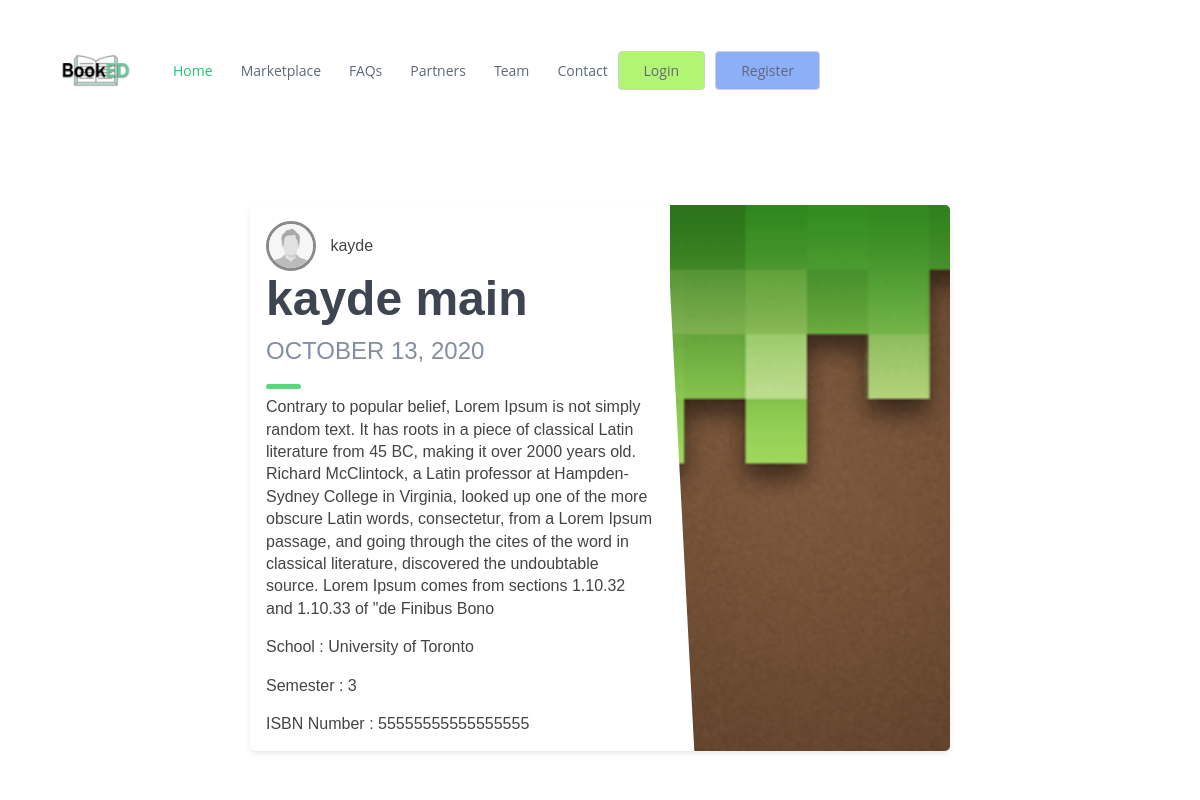
The page /post/13/ on the database as committed earlier.
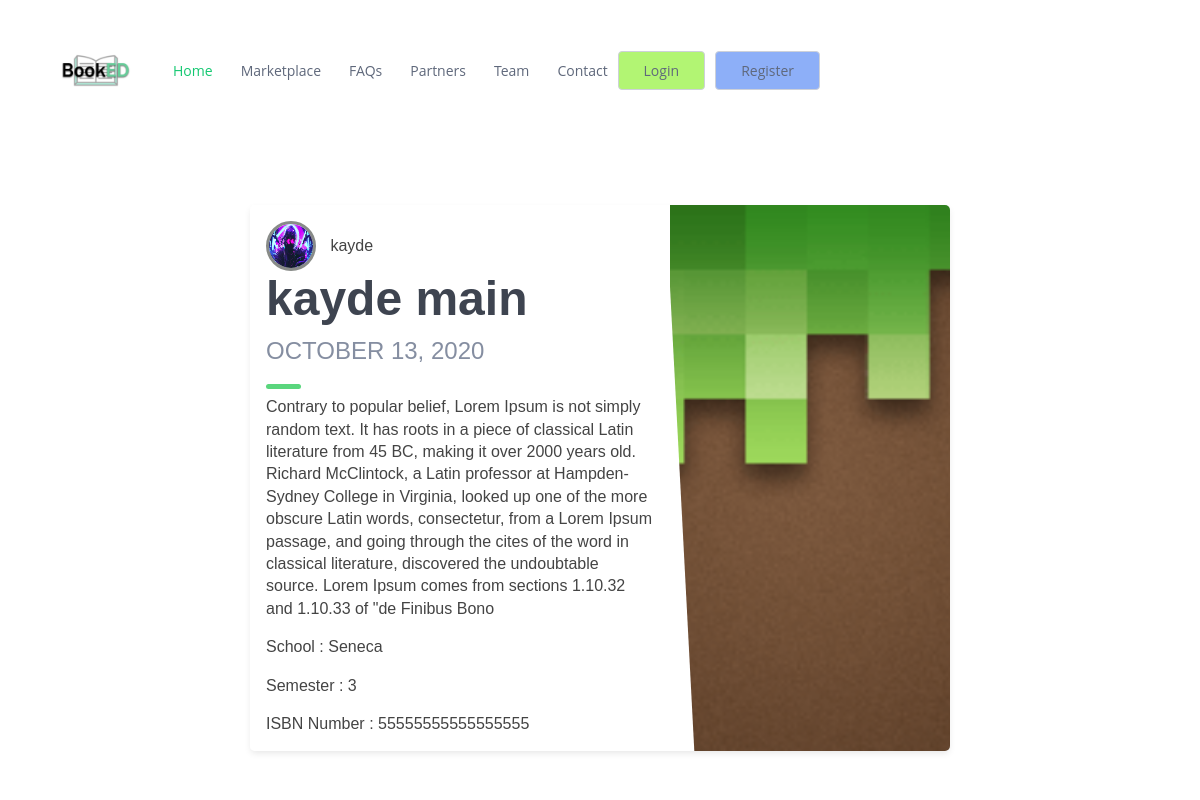
The same page on the database as committed later.
### main/models.py (models this page shows, shortened)
class Post(models.Model):
    title = models.CharField(max_length=50) #title length restriction 50
    content = models.TextField(max_length=500) #content lenght restricted to 500
    schools = models.ForeignKey('School', null=True, blank=True, on_delete=models.CASCADE)
    classes = models.ManyToManyField(Class)
    course = models.ForeignKey(Course, on_delete=models.CASCADE, null=True, blank=True)
    date_posted = models.DateTimeField(default=timezone.now) #gets time that the post is made
    semester = models.ForeignKey('Semester', null=True, blank=True, on_delete=models.CASCADE)
    objects = models.Manager()
    isbn = models.IntegerField(default=000)
    post_img = models.ImageField(upload_to='post_image',default='default.jpg')
    author = models.ForeignKey(User, on_delete=models.CASCADE) #deleted post if user is deleted
    sponsored = models.BooleanField(default=False)
    class Meta:
        ordering = ['-date_posted']

class School(models.Model):
    name = models.CharField(max_length=200, default='not declared', null=True, blank=True)
    class Meta:
        db_table = '1- School'
    def __str__(self):
        return self.name

class Semester(models.Model):
    semester = models.CharField(max_length=1)
    class Meta:
        db_table = '2- Semester'
    def __str__(self):
        return self.semester

### users/models.py (models this page shows, shortened)
class Profile(models.Model):
    user = models.OneToOneField(User, on_delete=models.CASCADE) #one to one relationship with the user profile
    image = models.ImageField(default='default.jpg', upload_to='profile_pics') #default profile image
    image_back = models.ImageField(default='default_back.jpg', upload_to='background_pics') #default profile image
    school = models.ManyToManyField(main.models.School)
    course = models.ManyToManyField(main.models.Course)
    classes = models.ManyToManyField(main.models.Class)
    semester = models.ManyToManyField(main.models.Semester)

### main/views.py (the view)
# urls.py: path('post/<int:pk>/', PostDetailView.as_view(), name='Post-Detail'), #set primarykey of posts which is the id
class PostDetailView(DetailView): #show /post/<number> pages
    model = Post

### main/templates/main/post_detail.html (shortened to what this page needs)
{% load static %}
<!DOCTYPE html>
<html lang="en">
<head>
  <link href="{% static 'assets/vendor/bootstrap/css/bootstrap.min.css' %}" rel="stylesheet">
  <link href="{% static 'assets/vendor/icofont/icofont.min.css' %}" rel="stylesheet">
  <link href="{% static 'assets/vendor/boxicons/css/boxicons.min.css' %}" rel="stylesheet">
  <link href="{% static 'assets/vendor/venobox/venobox.css' %}" rel="stylesheet">
  <link href="{% static 'assets/vendor/owl.carousel/assets/owl.carousel.min.css' %}" rel="stylesheet">
  <link href="{% static 'assets/css/style.css' %}" rel="stylesheet">
  <link href="{% static 'assets/css/filter.css' %}" rel="stylesheet">
</head>
<body>
  <header id="header" class="fixed-top">
    <div class="container d-flex align-items-center">
      <a href="/"><img src="{% static 'assets/img/BookED_Logo1.png' %}" alt="MainLogo" class="img-fluid" width="100" height="100"></a>
      <nav class="nav-menu d-none d-lg-block">
        <ul>
          <li class="active"><a href="/">Home</a></li>
          <li><a href="/market">Marketplace</a></li>
          <li><a href="#services">FAQs</a></li>
          <li><a href="#portfolio">Partners</a></li>
          <li><a href="#team">Team</a></li>
          <li><a href="#contact">Contact</a></li>
        </ul>
      </nav>
      {% if user.is_authenticated %}
      <a href="/profile" class="get-started-btn scrollto">Profile</a>
      <a href="{% url 'Post-Create' %}" class="get-post-btn scrollto">New Post</a>
      {% else %}
      <a href="/login" class="get-started-btn scrollto">Login</a>
      <a href="/register" class="get-register-btn scrollto">Register</a>
      {% endif %}
    </div>
  </header>
  <section id="hero" class="d-flex align-items-center">
    <div class="container">
        {% block content %}
        <div class="container">
          <div class="blog-card alt">
            <div class="meta">
              <div class="photo" style="background-image: url({{post.post_img.url}})"></div>
            </div>
            <div class="description">
              <img class="rounded-circle article-img" src="{{ post.author.profile.image.url }}">
              <a class="mr-2" href="{% url 'User-Posts' post.author.username %}">{{ object.author }}</a>
              <h1><a href="{% url 'Post-Detail' post.id %}">{{ object.title }}</a></h1>
              <h2>{{ object.date_posted|date:"F d, Y" }}</h2>
              <p>{{ object.content }}</p>
              <p>School : {{  object.schools }}</p>
              <p>Semester : {{  object.semester }}</p>
              <p>ISBN Number : {{  object.isbn }}</p>
            </div>
          </div>
            <br>
      {% endblock content %}
    </div>
  </section>
</body>
</html>

Rows that differ between the two databases and show on the page:
changed Post "kayde main": author.profile.image: picture added in place of a placeholder; schools "University of Toronto" → "Seneca"
